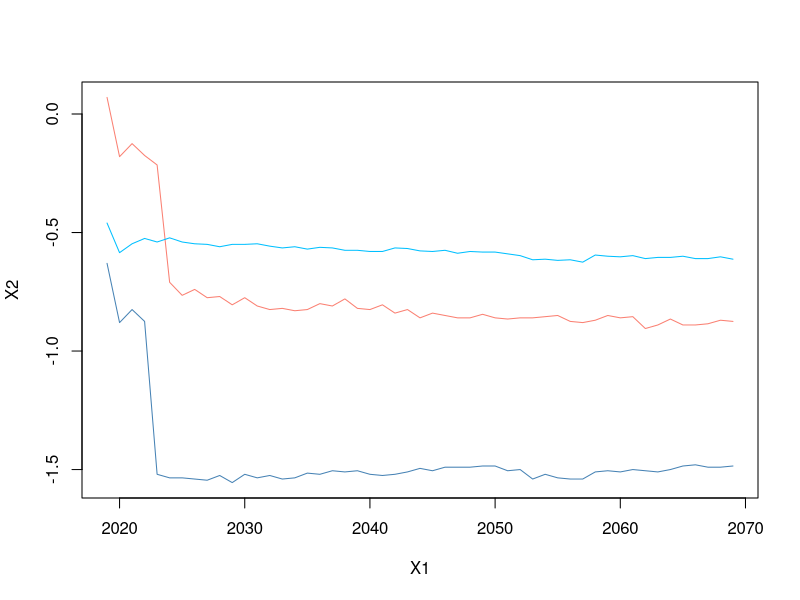
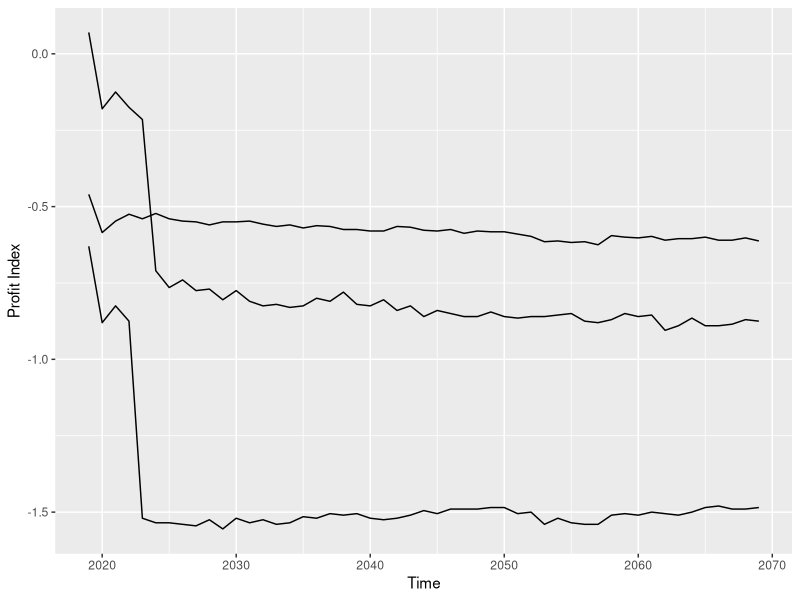
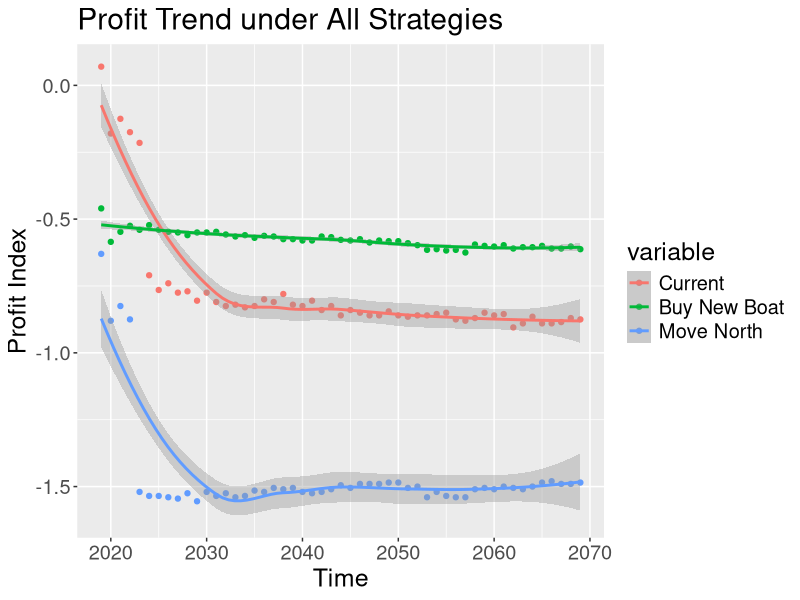

Write R code to recreate these figures, in order.
library(ggplot2)
library(tidyverse)

current = read_csv("current.csv", col_names = FALSE)
new_boat = read_csv("newBoat.csv", col_names = FALSE)
move_north = read_csv("moveNorth.csv", col_names = FALSE)

pimin = min(current[,2], new_boat[,2], move_north[,2])
pimax = max(current[,2], new_boat[,2], move_north[,2])

plot(current, type = "l", col = "salmon", ylim = c(pimin, pimax))
lines(new_boat, type = "l", col = "deepskyblue")
lines(move_north, type = "l", col = "steelblue")

ggplot(data = current, mapping = aes(x = X1, y = X2)) + 
	geom_line() +
	geom_line(data = new_boat, mapping = aes(x = X1, y = X2)) +
	geom_line(data = move_north, mapping = aes(x = X1, y = X2)) +
	xlab("Time") +
	ylab("Profit Index")
	
data_set = data.frame(current[,1], current[,2], new_boat[,2], move_north[,2])
colnames(data_set) = c("Time", "Current", "Buy New Boat", "Move North")

library(reshape2)
data_set <- melt(data_set, id.vars="Time")

# Everything on the same plot

png("profit_trend.png", 600, 600)

ggplot(data_set, aes(Time, value, col = variable)) + 
  geom_point() + 
  stat_smooth() +
  xlab("Time") +
  ylab("Profit Index") +
  ggtitle("Profit Trend under All Strategies") + 
  theme(text = element_text(size=18))

  
dev.off()
